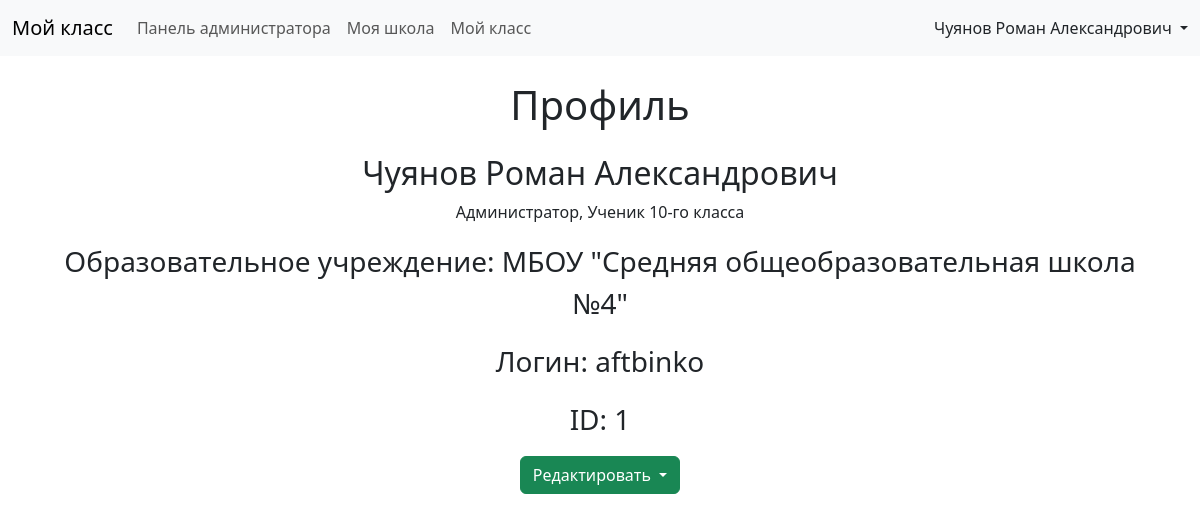
Screenshot of /profile/1 (signed in) with the database file from the repository.
### data/models.py (models this page shows, shortened)
class User(SqlAlchemyBase, UserMixin, SerializerMixin):
    __tablename__ = 'users'
    serialize_rules = ("-user_class", "-school",)
    id = Column(Integer, primary_key=True, autoincrement=True)
    fullname = Column(String, nullable=False)
    class_id = Column(Integer, ForeignKey("classes.id"))
    school_id = Column(Integer, ForeignKey("schools.id"))
    login = Column(String, unique=True)
    hashed_password = Column(String)
    key = Column(String, unique=True)
    is_registered = Column(Boolean, nullable=False, default=False)
    is_arrived = Column(Boolean)
    arrival_time = Column(DateTime)
    list_times = Column(Text)
    statuses = Column(String, nullable=False, default="1")
    user_class = orm.relationship('Class')
    school = orm.relationship('School')

class School(SqlAlchemyBase, SerializerMixin):
    __tablename__ = 'schools'
    serialize_rules = ("-school_class", "-user",)
    id = Column(Integer, primary_key=True, autoincrement=True)
    name = Column(String, nullable=False)
    fullname = Column(Text)
    school_class = orm.relationship("Class", back_populates="school")
    user = orm.relationship("User", back_populates="school")

### main.py (the view, shortened to what this page needs)
@app.route('/profile/<user_id>')
@login_required
def profile_user(user_id):
    if not current_user.is_registered:
        return redirect(url_for("finish_register"))
    db_sess = create_session()
    user = db_sess.query(User).filter(User.id == user_id).first()
    school_class = db_sess.query(Class).filter(Class.id == user.class_id).first()  # noqa
    school = db_sess.query(School).filter(School.id == user.school_id).first()  # noqa
    statuses = list(sorted(db_sess.query(Status).filter(Status.id.in_(user.statuses.split(", "))).all(),  # noqa
                           key=lambda s: s.id, reverse=True))
    statuses_titles = []
    for status in statuses:
        if status.title in ["Классный руководитель", "Ученик"]:
            if school_class:
                title = f"{status.title} {school_class.class_number}-го"
                if school_class.letter:
                    title += f' "{school_class.letter}" '
                title += " класса"
                statuses_titles.append(title)
                continue
        statuses_titles.append(status.title)
    permissions = None
    permission3 = db_sess.query(Permission).filter(Permission.title == "access_admin_panel").first()  # noqa
    if current_user.id == int(user_id):
        permissions = set(map(lambda permission: permission.title, all_permissions(user)))
    db_sess.close()
    data = {
        "statuses_titles": statuses_titles,
        "permissions": permissions,
        "user": user,
        "admin": allowed_permission(current_user, permission3),
        "school": school
    }
    return render_template("profile.html", **data)

### data/db_session.py (called while the page is built)
def create_session() -> Session:
    global __factory
    return __factory()

### data/functions.py (called while the page is built)
def all_status_permissions(status):
    db_sess = create_session()
    all_perms = db_sess.query(Permission).all()
    if isinstance(status, (int, str)):
        status = db_sess.query(Status).filter(
            Status.id == status if isinstance(status, int) else Status.title == status).first()  # noqa
    status: Status
    db_sess.close()
    permissions = {perm for perm in all_perms if allowed_status_permission(status, perm)}
    return permissions

def all_permissions(user):
    if not isinstance(user, (User, int)):
        raise TypeError
    db_sess = create_session()  # noqa
    if isinstance(user, int):
        user = db_sess.query(User).filter(User.id == user).first()  # noqa
    user: User
    statuses = db_sess.query(Status).filter(Status.id.in_(user.statuses.split(", "))).all()  # noqa
    db_sess.close()
    permissions = set()
    for status in statuses:
        permissions = permissions | all_status_permissions(status)  # noqa
    return permissions

def allowed_permission(user, permission, allow_default=True):
    if not (isinstance(user, (User, int)) or isinstance(permission, (Permission, int, str))):  # noqa
        raise TypeError
    db_sess = create_session()  # noqa
    if isinstance(user, int):
        user = db_sess.query(User).filter(User.id == user).first()  # noqa
    user: User
    statuses = db_sess.query(Status).filter(Status.id.in_(user.statuses.split(", "))).all()  # noqa
    db_sess.close()
    for status in statuses:
        if allowed_status_permission(status, permission, allow_default=allow_default):
            return True
    if allow_default:
        return False
    return

### main.py (called while the page is built)
@login_manager.user_loader
def load_user(user_id):
    db_sess = create_session()
    user = db_sess.query(User).get(user_id)
    permission = db_sess.query(Permission).filter(Permission.title == "login").first()  # noqa
    db_sess.close()
    if isinstance(user, User):
        if allowed_permission(user, permission):
            return user

### templates/profile.html (shortened to what this page needs)
{% extends "base.html" %}
{% block content %}
    <div class="container" style="margin-top: 25px">
        <h1 style="text-align: center">Профиль</h1>
    </div>
    <div class="container" style="margin-top: 25px">
        <h2 style="text-align: center">
            {{ user.fullname }}
        </h2>
        <p style="text-align: center">
            {{ statuses_titles|join(", ") }}
        </p>
        {% if school %}
            <p class="fs-3" style="text-align: center">
                Образовательное учреждение: {{ school.name }}
            </p>
        {% endif %}
        {% if current_user.id == user.id %}
            <p class="fs-3" style="text-align: center">Логин: {{ user.login }}</p>
        {% endif %}
        <p class="fs-3" style="text-align: center">ID: {{ user.id }}</p>
        {% if current_user.id == user.id %}
            {% if "editing_profile" in permissions %}
                <div class="dropdown" style="justify-content: center; display: flex">
                    <button class="btn btn-success dropdown-toggle" type="button" data-bs-toggle="dropdown"
                            aria-expanded="false">
                        Редактировать
                    </button>
                </div>
            {% endif %}
        {% endif %}
    </div>
{% endblock %}

### templates/base.html (shortened to what this page needs)
<!doctype html>
<html lang="ru">
<head>
    <link href="https://cdn.jsdelivr.net/npm/bootstrap@5.3.0-alpha1/dist/css/bootstrap.min.css"
          rel="stylesheet"
>
    <link rel="stylesheet" href="https://cdn.jsdelivr.net/npm/bootstrap-icons@1.10.5/font/bootstrap-icons.css">
</head>
<header>
    <nav class="navbar navbar-expand-lg bg-body-tertiary">
        <div class="container-fluid">
            <a class="navbar-brand mb-0 h1" href="{{ url_for("home") }}">Мой класс</a>
            {% if current_user.is_authenticated %}
                <div class="collapse navbar-collapse" id="navbarSupportedContent">
                    <ul class="navbar-nav me-auto mb-2 mb-lg-0">
                        {% if "5" in current_user.statuses.split(", ") %}
                            <li class="nav-item">
                                <a class="nav-link" href="{{ url_for("admin_panel") }}">Панель администратора</a>
                            </li>
                        {% endif %}
                        {% if current_user.school_id %}
                            <li class="nav-item">
                                <a class="nav-link"
                                   href="{{ url_for("school_info", school_id=current_user.school_id) }}">
                                    Моя школа
                                </a>
                            </li>
                        {% endif %}
                        {% if current_user.class_id %}
                            <li class="nav-item">
                                <a class="nav-link"
                                   href="{{ url_for("class_info", school_id=current_user.school_id, class_id=current_user.class_id) }}">
                                    Мой класс
                                </a>
                            </li>
                        {% endif %}
                    </ul>
                    <div class="d-flex">
                        <div class="nav-item dropdown">
                            <a class="nav-link dropdown-toggle" role="button"
                               data-bs-toggle="dropdown" aria-expanded="false">
                                {{ current_user.fullname }}
                            </a>
                        </div>
                    </div>
                </div>
            {% endif %}
        </div>
    </nav>
</header>
<body>
{% block content %}
{% endblock %}
</body>
</html>

### rows the page displays
User: fullname "Чуянов Роман Александрович", login "aftbinko", id "1"
School: name "МБОУ \"Средняя общеобразовательная школа №4\""

### other values shown
{{ statuses_titles|join(", ") }} "Администратор, Ученик 10-го класса"
